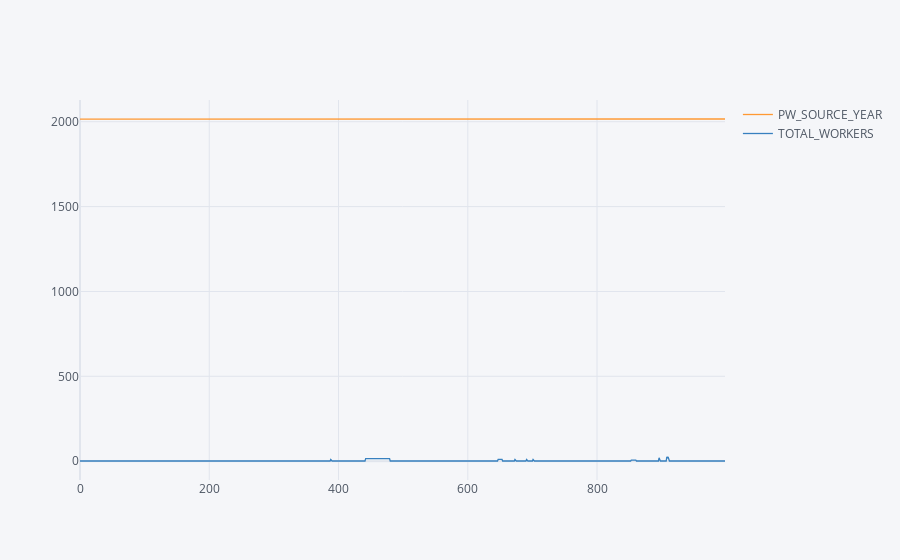

This figure's notebook cell:
### Code cell
data1[['PW_SOURCE_YEAR','TOTAL_WORKERS']].iplot()

### Figure 1 — Plotly figure (JSON) as saved in the notebook; plotly's stock layout.template omitted (floating-point values rounded to 4 significant figures; data arrays with more than 128 entries replaced by an {"elided": "..."} marker saying what was removed)
{"data": [{"line": {"color": "rgba(255, 153, 51, 1.0)", "dash": "solid", "shape": "linear", "width": 1.3}, "mode": "lines", "name": "PW_SOURCE_YEAR", "text": "", "type": "scatter", "x": {"elided": "999 int values"}, "y": {"elided": "999 int values"}}, {"line": {"color": "rgba(55, 128, 191, 1.0)", "dash": "solid", "shape": "linear", "width": 1.3}, "mode": "lines", "name": "TOTAL_WORKERS", "text": "", "type": "scatter", "x": {"elided": "999 int values"}, "y": {"elided": "999 int values"}}], "layout": {"legend": {"bgcolor": "#F5F6F9", "font": {"color": "#4D5663"}}, "paper_bgcolor": "#F5F6F9", "plot_bgcolor": "#F5F6F9", "title": {"font": {"color": "#4D5663"}}, "xaxis": {"gridcolor": "#E1E5ED", "showgrid": true, "tickfont": {"color": "#4D5663"}, "title": {"font": {"color": "#4D5663"}, "text": ""}, "zerolinecolor": "#E1E5ED"}, "yaxis": {"gridcolor": "#E1E5ED", "showgrid": true, "tickfont": {"color": "#4D5663"}, "title": {"font": {"color": "#4D5663"}, "text": ""}, "zerolinecolor": "#E1E5ED"}}}
